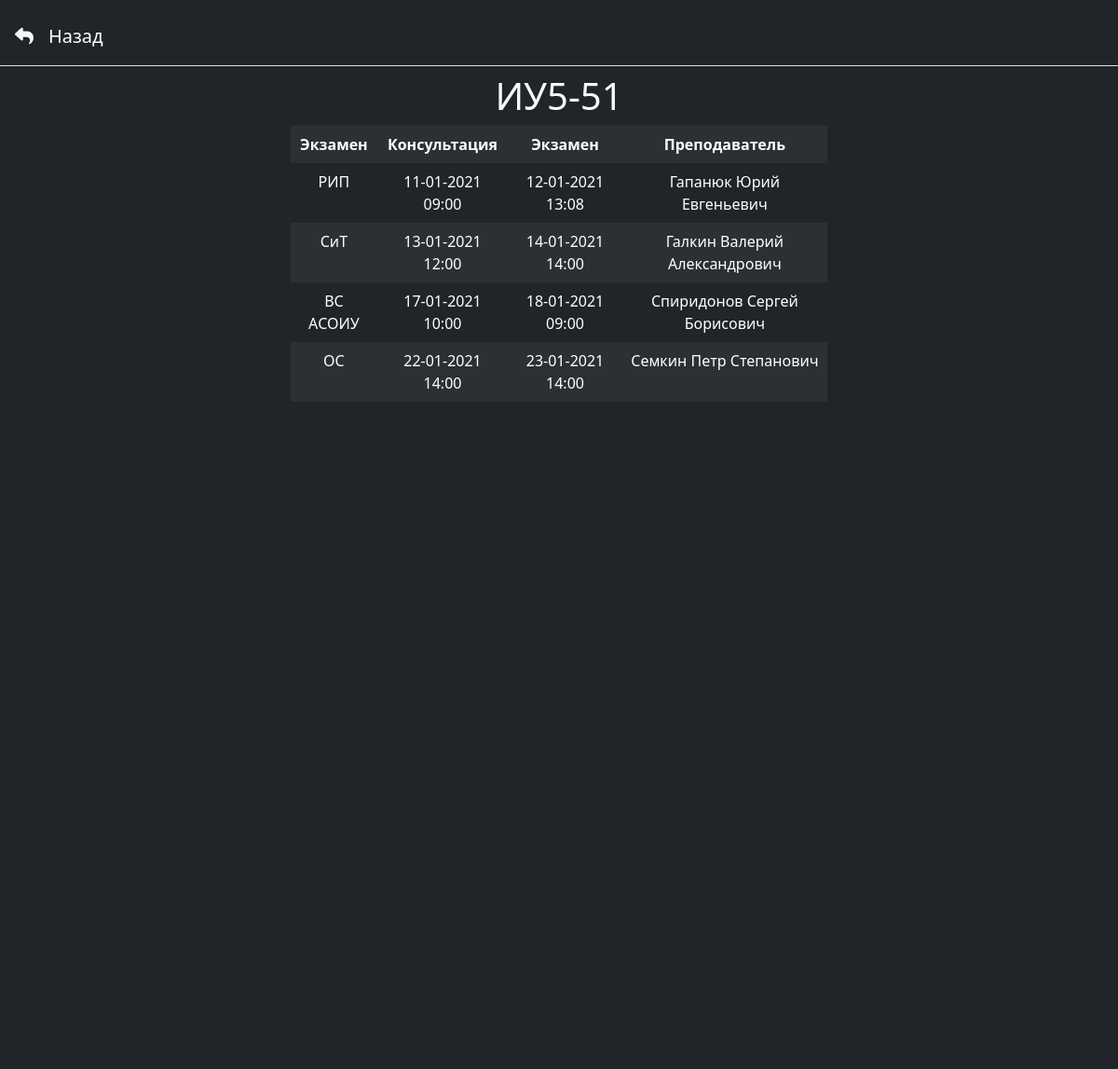
The page /schedule/1/ on the database its author committed.
### schedule/models.py (models this page shows, shortened)
class Group(models.Model):
    name = models.CharField(max_length=50, verbose_name='Номер')
    lessons = models.ManyToManyField(Exam, through='Schedule')
    class Meta:
        verbose_name = 'Группа'
        verbose_name_plural = 'Группы'
        ordering = ['name']

class Exam(models.Model):
    name = models.CharField(max_length=50, verbose_name='Название')
    lecturer = models.CharField(max_length=50, verbose_name='Преподаватель')
    class Meta:
        verbose_name = 'Экзамен'
        verbose_name_plural = 'Экзамены'
        ordering = ['name']

class Schedule(models.Model):
    group = models.ForeignKey(Group, on_delete=models.CASCADE, verbose_name='Группа')
    lesson = models.ForeignKey(Exam, on_delete=models.CASCADE, verbose_name='Экзамен')
    lesson_time = models.DateTimeField(default='2021-01-10', verbose_name='Время экзамена')
    consultation_time = models.DateTimeField(default='2021-01-10', verbose_name='Время консультации')
    class Meta:
        verbose_name = 'Расписание'
        verbose_name_plural = 'Расписание'
        ordering = ['group']

### schedule/views.py (the view)
# urls.py: path('<int:group_id>/', views.detail_student, name='detail_student'),
def detail_student(request, group_id):
    group_list = Group.objects.all()
    for i in group_list:
        if i.id == group_id:
            group = i
    schedule_list = get_list_or_404(Schedule, group=group_id)
    for i in range(len(schedule_list) - 1):
        for j in range(len(schedule_list) - i - 1):
            if schedule_list[j].lesson_time > schedule_list[j + 1].lesson_time:
                schedule_list[j], schedule_list[j + 1] = schedule_list[j + 1], schedule_list[j]
    exam_list = []
    for i in schedule_list:
        exam_list.append(i.lesson)
    return render(request, 'schedule/detail_student.html', {'group': group,
                                                            'schedule_list': schedule_list,
                                                            'exam_list': exam_list})

### schedule/templates/schedule/detail_student.html (shortened to what this page needs)
<!DOCTYPE html>
<html lang="en">
<head>
    <link rel="stylesheet" href="https://stackpath.bootstrapcdn.com/bootstrap/5.0.0-alpha1/css/bootstrap.min.css">
    {% load static %}
    <link rel="stylesheet" type="text/css" href="{% static 'schedule/css/style.css' %}">
</head>
<body>
    <nav class="navbar navbar-expand-lg navbar-dark bg-dark">
        <div class="container-fluid modal-header">
            <div>
                <a class="navbar-brand" href="/schedule/"><i class="fas fa-reply text-light navbar-brand"></i>Назад</a>
            </div>
        </div>
    </nav>
    <main class="container-fluid bg-dark">
        <div class="row justify-content-around">
            <div class="col-6">
                <h1 class="text-center text-light">{{ group.name }}</h1>
                <table class="table table-dark table-borderless table-striped">
                    <tr>
                        <th class="text-center">Экзамен</th>
                        <th class="text-center">Консультация</th>
                        <th class="text-center">Экзамен</th>
                        <th class="text-center">Преподаватель</th>
                    </tr>
                    {% for exam in exam_list %}
                        <tr>
                            <td class="text-center">{{ exam.name }}</td>
                            {% for schedule in schedule_list %}
                                {% if schedule.lesson == exam %}
                                    <td class="text-center"><time datetime="">{{ schedule.consultation_time|date:'d-m-Y H:i' }}</time></td>
                                    <td class="text-center">{{ schedule.lesson_time|date:'d-m-Y H:i' }}</td>
                                {% endif %}
                            {% endfor %}
                            <td class="text-center">{{ exam.lecturer }}</td>
                        </tr>
                    {% endfor %}
                </table>
            </div>
        </div>
    </main>
    <footer class="high bg-dark">
    </footer>
</body>
</html>

### schedule/static/schedule/css/style.css (style rules this page uses)
.text-center { text-align: center; }
.text-light { color: aliceblue; }
.high { height: 700px; }

### rows shown on the page
Group: name "ИУ5-51"
Exam: name "РИП", lecturer "Гапанюк Юрий Евгеньевич"
Schedule: consultation_time "11-01-2021 09:00", lesson_time "12-01-2021 13:08"
Exam: name "СиТ", lecturer "Галкин Валерий Александрович"
Schedule: consultation_time "13-01-2021 12:00", lesson_time "14-01-2021 14:00"
Exam: name "ВС АСОИУ", lecturer "Спиридонов Сергей Борисович"
Schedule: consultation_time "17-01-2021 10:00", lesson_time "18-01-2021 09:00"
Exam: name "ОС", lecturer "Семкин Петр Степанович"
Schedule: consultation_time "22-01-2021 14:00", lesson_time "23-01-2021 14:00"
